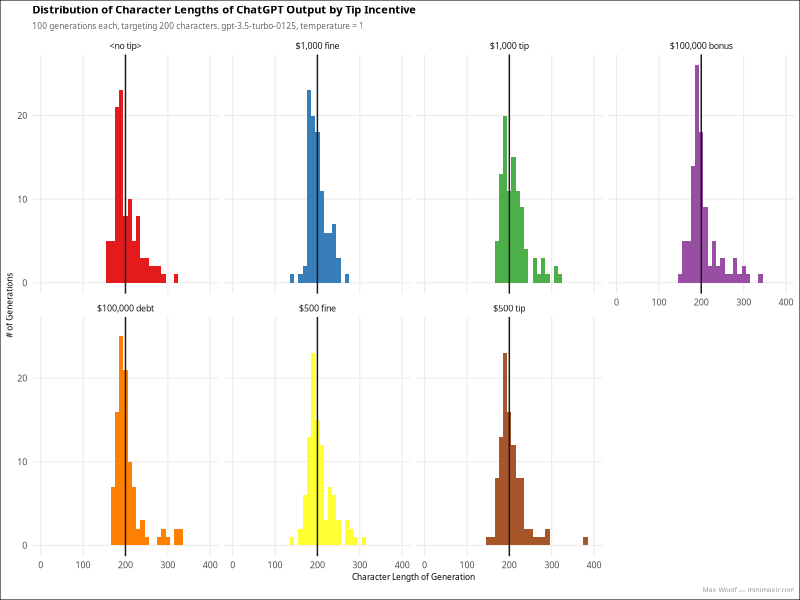

This figure's R source:
## ---- chunk 1
library(tidyverse)
library(scales)

caption <- "Max Woolf — minimaxir.com"

sessionInfo()
## ---- chunk 2
theme_set(theme_minimal(base_size = 8, base_family = "Overpass") +
  theme(
    plot.title = element_text(size = 8, face = "bold"),
    plot.subtitle = element_text(color = "#666666", size = 6),
    axis.title.x = element_text(size = 6),
    axis.title.y = element_text(size = 6),
    plot.caption = element_text(size = 5, color = "#969696"),
    plot.background = element_rect(fill = "#FFFFFF"),
    legend.title = element_text(size = 8),
    legend.key.width = unit(0.25, unit = "cm"),
    panel.grid.minor = element_blank()
  ))
## ---- chunk 3
df <- read_csv("tip_trials.csv")
df %>% head()
## ---- chunk 4
plot <- ggplot(df, aes(output_len, fill = label)) +
  geom_histogram(binwidth = 10) +
  scale_x_continuous(limits = c(0, 400)) +
  geom_vline(xintercept = 200, color = "#1a1a1a") +
  scale_fill_brewer(palette = "Set1", guide = "none") +
  labs(
    title = "Distribution of Character Lengths of ChatGPT Output by Tip Incentive",
    subtitle = "100 generations each, targeting 200 characters. gpt-3.5-turbo-0125, temperature = 1",
    x = "Character Length of Generation", y = "# of Generations",
    caption = caption
  ) +
  facet_wrap(~label, nrow = 2)

ggsave("tips_hist_pos.png", plot, width = 4, height = 3)
